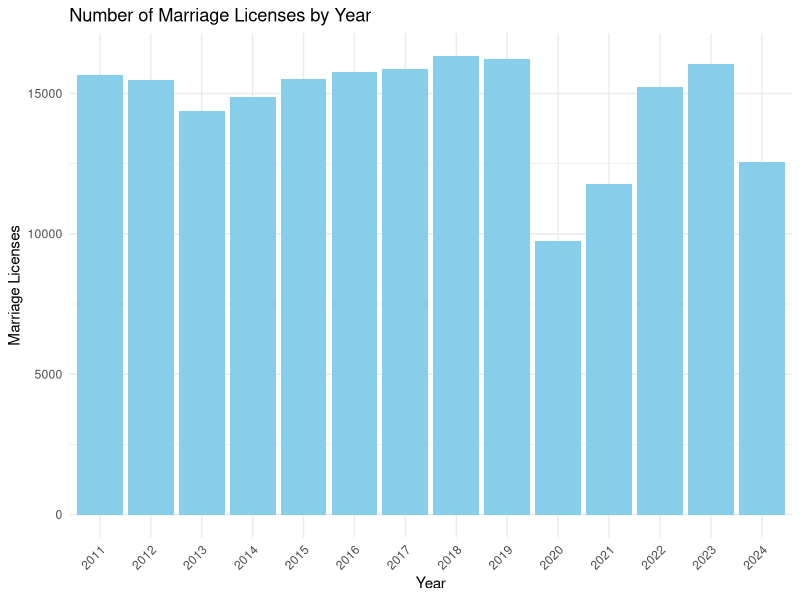

Write R code to recreate this figure.
## ---- chunk 1
#| include: false
#| warning: false
#| message: false

library(tidyverse)
library(palmerpenguins)
## ---- chunk 2
#| label: fig-cleandata
#| echo: false
#| tbl-cap: "ggplot"

data <- read.csv(here::here("data/analysis_data/analysis_data.csv"))

data$Year <- year(data$Date)

# Step 5: Plot a bar plot of the cleaned data with only year on x-axis
ggplot(data, aes(x = factor(Year), y = MARRIAGE_LICENSES, group = Year)) +
  geom_bar(stat = "identity", fill = "skyblue") +
  labs(title = "Number of Marriage Licenses by Year",
       x = "Year",
       y = "Marriage Licenses") +
  theme_minimal() +
  theme(axis.text.x = element_text(angle = 45, hjust = 1))
